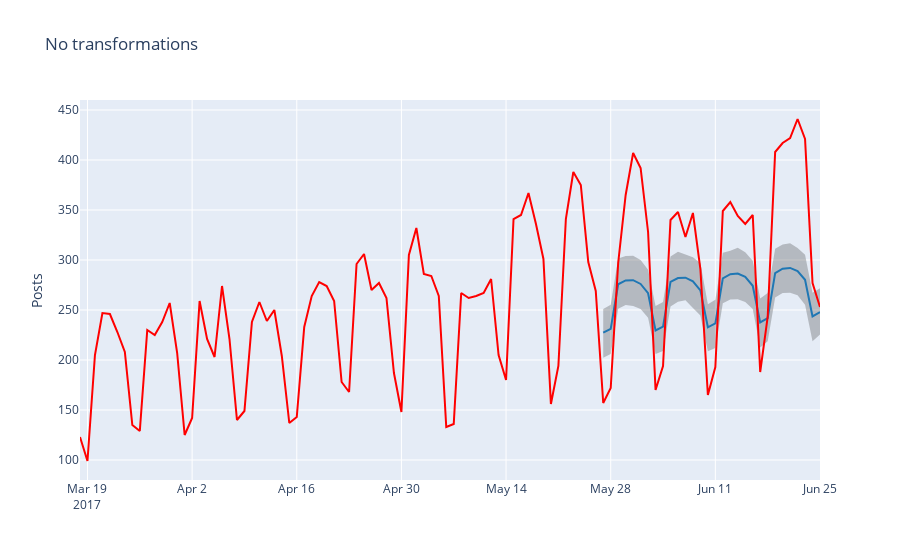
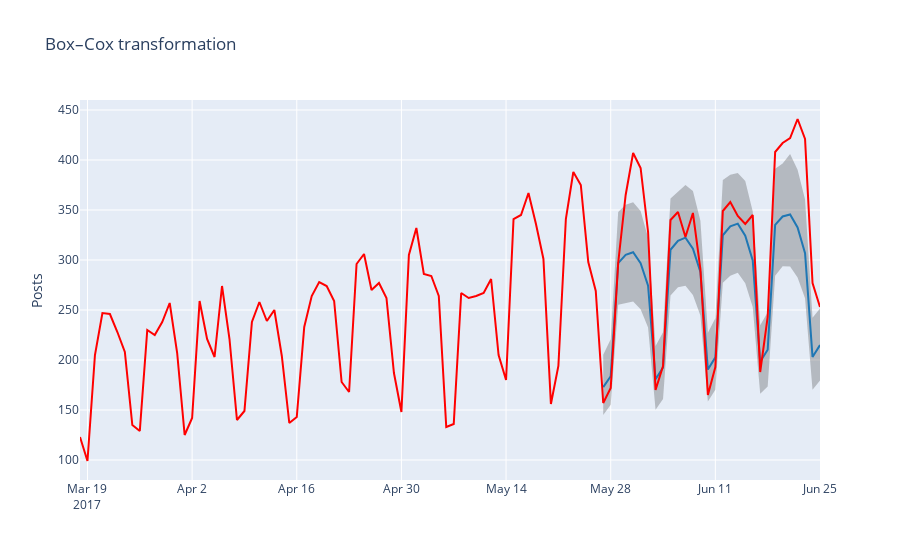

The notebook cell saved with these charts, in order:
### Code cell
show_forecast(cmp_df, prediction_size, 100, 'No transformations')
show_forecast(cmp_df2, prediction_size, 100, 'Box–Cox transformation')
